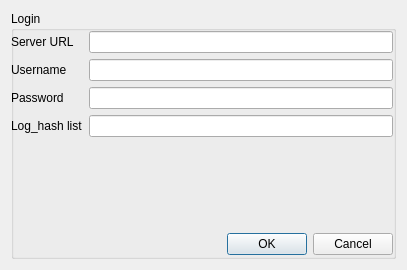
<?xml version="1.0" encoding="UTF-8"?>
<ui version="4.0">
 <class>Dialog</class>
 <widget class="QDialog" name="Dialog">
  <property name="geometry">
   <rect>
    <x>0</x>
    <y>0</y>
    <width>407</width>
    <height>270</height>
   </rect>
  </property>
  <property name="windowTitle">
   <string>Dialog</string>
  </property>
  <layout class="QVBoxLayout" name="verticalLayout">
   <item>
    <widget class="QGroupBox" name="groupBox">
     <property name="title">
      <string>Login</string>
     </property>
     <widget class="QWidget" name="layoutWidget">
      <property name="geometry">
       <rect>
        <x>0</x>
        <y>0</y>
        <width>382</width>
        <height>171</height>
       </rect>
      </property>
      <layout class="QFormLayout" name="formLayout">
       <property name="verticalSpacing">
        <number>6</number>
       </property>
       <property name="topMargin">
        <number>20</number>
       </property>
       <item row="0" column="1">
        <widget class="QLineEdit" name="server_url_le"/>
       </item>
       <item row="1" column="1">
        <widget class="QLineEdit" name="login_le"/>
       </item>
       <item row="2" column="1">
        <widget class="QLineEdit" name="pass_le"/>
       </item>
       <item row="3" column="1">
        <widget class="QLineEdit" name="lhl_le"/>
       </item>
       <item row="0" column="0">
        <widget class="QLabel" name="label_4">
         <property name="text">
          <string>Server URL</string>
         </property>
        </widget>
       </item>
       <item row="1" column="0">
        <widget class="QLabel" name="label">
         <property name="text">
          <string>Username</string>
         </property>
        </widget>
       </item>
       <item row="2" column="0">
        <widget class="QLabel" name="label_2">
         <property name="text">
          <string>Password</string>
         </property>
        </widget>
       </item>
       <item row="3" column="0">
        <widget class="QLabel" name="label_3">
         <property name="text">
          <string>Log_hash list</string>
         </property>
        </widget>
       </item>
      </layout>
     </widget>
     <widget class="QDialogButtonBox" name="buttonBox">
      <property name="geometry">
       <rect>
        <x>0</x>
        <y>220</y>
        <width>382</width>
        <height>27</height>
       </rect>
      </property>
      <property name="orientation">
       <enum>Qt::Horizontal</enum>
      </property>
      <property name="standardButtons">
       <set>QDialogButtonBox::Cancel|QDialogButtonBox::Ok</set>
      </property>
     </widget>
    </widget>
   </item>
  </layout>
 </widget>
 <resources/>
 <connections>
  <connection>
   <sender>buttonBox</sender>
   <signal>accepted()</signal>
   <receiver>Dialog</receiver>
   <slot>accept()</slot>
   <hints>
    <hint type="sourcelabel">
     <x>248</x>
     <y>254</y>
    </hint>
    <hint type="destinationlabel">
     <x>157</x>
     <y>274</y>
    </hint>
   </hints>
  </connection>
  <connection>
   <sender>buttonBox</sender>
   <signal>rejected()</signal>
   <receiver>Dialog</receiver>
   <slot>reject()</slot>
   <hints>
    <hint type="sourcelabel">
     <x>316</x>
     <y>260</y>
    </hint>
    <hint type="destinationlabel">
     <x>286</x>
     <y>274</y>
    </hint>
   </hints>
  </connection>
 </connections>
</ui>
